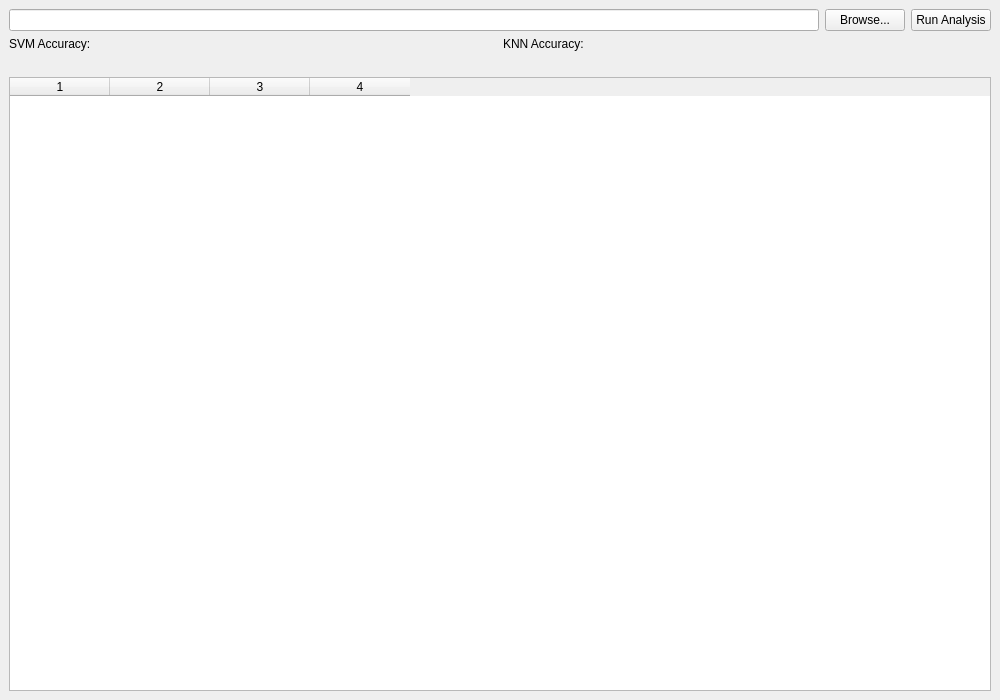
<?xml version="1.0" encoding="UTF-8"?>
<ui version="4.0">
 <class>MainWindow</class>
 <widget class="QMainWindow" name="MainWindow">
  <property name="geometry">
   <rect>
    <x>0</x>
    <y>0</y>
    <width>1000</width>
    <height>700</height>
   </rect>
  </property>
  <property name="windowTitle">
   <string>SVM and KNN Analysis</string>
  </property>
  <widget class="QWidget" name="centralwidget">
   <layout class="QVBoxLayout" name="verticalLayout">
    <item>
     <layout class="QHBoxLayout" name="horizontalLayout">
      <item>
       <widget class="QLineEdit" name="filePathEdit"/>
      </item>
      <item>
       <widget class="QPushButton" name="browseButton">
        <property name="text">
         <string>Browse...</string>
        </property>
       </widget>
      </item>
      <item>
       <widget class="QPushButton" name="runButton">
        <property name="text">
         <string>Run Analysis</string>
        </property>
       </widget>
      </item>
     </layout>
    </item>
    <item>
     <layout class="QHBoxLayout" name="horizontalLayout_2">
      <item>
       <widget class="QLabel" name="svmAccuracyLabel">
        <property name="text">
         <string>SVM Accuracy: </string>
        </property>
       </widget>
      </item>
      <item>
       <widget class="QLabel" name="knnAccuracyLabel">
        <property name="text">
         <string>KNN Accuracy: </string>
        </property>
       </widget>
      </item>
     </layout>
    </item>
    <item>
     <layout class="QHBoxLayout" name="horizontalLayout_3">
      <item>
       <widget class="QLabel" name="svmPlotLabel"/>
      </item>
      <item>
       <widget class="QLabel" name="knnPlotLabel"/>
      </item>
     </layout>
    </item>
    <item>
     <widget class="QTableWidget" name="predictionsTable">
      <property name="columnCount">
       <number>4</number>
      </property>
      <property name="rowCount">
       <number>0</number>
      </property>
      <property name="horizontalHeaderLabels">
       <stringlist>
        <string>Sample</string>
        <string>SVM Prediction</string>
        <string>KNN Prediction</string>
        <string>Actual</string>
       </stringlist>
      </property>
     </widget>
    </item>
   </layout>
  </widget>
 </widget>
 <resources/>
 <connections/>
</ui>
